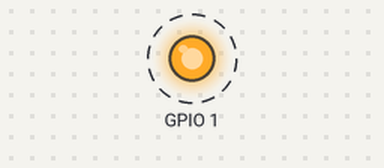
Simulated run of this program. Board: Raspberry Pi (BCM pin numbers). On the bench: output pins drawn as LEDs (lit = HIGH). Dashed ring = blinking. What the program prints to the terminal is not drawn.

Above: at 0.5 s.
Timing chart, 0 to 4.6 s (numbered marks = the images above):
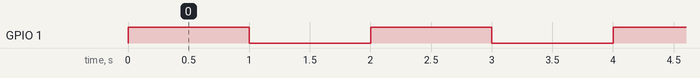

The program:

gpio.py
```python
import gpiod
import time

#Choose Specify chip
#open by chip number = gpiod.chip("<chip_number>", gpiod.chip.OPEN_BY_NUMBER)
chip = gpiod.chip("gpiochip3", gpiod.chip.OPEN_BY_NAME)

#get the gpio  with n-index of chip - chip.get_line(n)
#For example : GPIO285 (base_gpio1)
io = chip.get_line(1)

#set the request config
config = gpiod.line_request()
config.consumer = "test"
config.request_type = gpiod.line_request.DIRECTION_OUTPUT

#request_type :
#(1) gpiod.line_request.DIRECTION_OUTPUT
#(2) gpiod.line_request.DIRECTION_INPUT
#(3) gpiod.line_request.DIRECTION_AS_IS
#(4) gpiod.line_request.EVENT_FALLING_EDGE
#(5) gpiod.line_request.EVENT_RISING_EDGE
#(6) gpiod.line_request.EVENT_BOTH_EDGES

#set the request config to gpio
io.request(config)


print("initial value : {}\n".format(io.get_value()))

# get_value()- get current gpio value
last_state = io.get_value()

try:

    while True:
        new_state = 1 - last_state
        print("changing state: {} -> {}".format(last_state,new_state))

        # set_value()- set value to gpio
        io.set_value(new_state)
        time.sleep(1)

        print("current value : {}\n".format(io.get_value()))
        last_state = new_state

except KeyboardInterrupt:
    pass

finally:
    io.release()
```

Measured:
- by itself, GPIO 1: alternates HIGH for 1.0 s and LOW for 1.0 s
